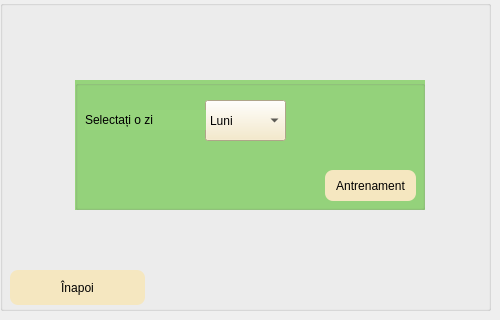
    <widget class="QWidget" name="antrenamente">
     <widget class="QGroupBox" name="groupBox_6">
      <property name="geometry">
       <rect>
        <x>0</x>
        <y>0</y>
        <width>491</width>
        <height>311</height>
       </rect>
      </property>
      <property name="styleSheet">
       <string notr="true">font: 12pt &quot;Times New Roman&quot;;
background-image: url(:/img/1.png);</string>
      </property>
      <property name="title">
       <string/>
      </property>
      <widget class="QPushButton" name="pushButton_inapoi_6">
       <property name="geometry">
        <rect>
         <x>10</x>
         <y>270</y>
         <width>135</width>
         <height>35</height>
        </rect>
       </property>
       <property name="styleSheet">
        <string notr="true">#pushButton_inapoi_6{
	
	background-color: rgb(245, 231, 192);
 border-radius:8px;
}
#pushButton_inapoi_6:hover{
	
background-color: rgb(157, 217, 146);

border-radius:5px;

}</string>
       </property>
       <property name="text">
        <string>Înapoi</string>
       </property>
      </widget>
      <widget class="QGroupBox" name="groupBox_12">
       <property name="geometry">
        <rect>
         <x>75</x>
         <y>80</y>
         <width>350</width>
         <height>130</height>
        </rect>
       </property>
       <property name="styleSheet">
        <string notr="true">background-color: rgb(150, 212, 124);
</string>
       </property>
       <property name="title">
        <string/>
       </property>
       <widget class="QComboBox" name="comboBox_zile">
        <property name="geometry">
         <rect>
          <x>130</x>
          <y>20</y>
          <width>81</width>
          <height>41</height>
         </rect>
        </property>
        <property name="styleSheet">
         <string notr="true">font: 12pt &quot;Segoe UI&quot;;
background-color: rgb(245, 231, 192);</string>
        </property>
        <item>
         <property name="text">
          <string>Luni</string>
         </property>
        </item>
        <item>
         <property name="text">
          <string>Marți</string>
         </property>
        </item>
        <item>
         <property name="text">
          <string>Miercuri</string>
         </property>
        </item>
        <item>
         <property name="text">
          <string>Joi</string>
         </property>
        </item>
        <item>
         <property name="text">
          <string>Vineri</string>
         </property>
        </item>
        <item>
         <property name="text">
          <string>Sâmbătă</string>
         </property>
        </item>
        <item>
         <property name="text">
          <string>Duminică</string>
         </property>
        </item>
       </widget>
       <widget class="QLabel" name="label_selectati_o_zi">
        <property name="geometry">
         <rect>
          <x>10</x>
          <y>30</y>
          <width>121</width>
          <height>20</height>
         </rect>
        </property>
        <property name="styleSheet">
         <string notr="true">font: 14pt &quot;Segoe UI&quot;;</string>
        </property>
        <property name="text">
         <string>Selectați o zi</string>
        </property>
       </widget>
       <widget class="QPushButton" name="pushButton_antrenament">
        <property name="geometry">
         <rect>
          <x>250</x>
          <y>90</y>
          <width>91</width>
          <height>31</height>
         </rect>
        </property>
        <property name="styleSheet">
         <string notr="true">#pushButton_antrenament{
	
	background-color: rgb(245, 231, 192);
 border-radius:8px;
}
#pushButton_antrenament:hover{
	
background-color: rgb(157, 217, 146);

border-radius:5px;

}</string>
        </property>
        <property name="text">
         <string>Antrenament</string>
        </property>
       </widget>
      </widget>
     </widget>
    </widget>
